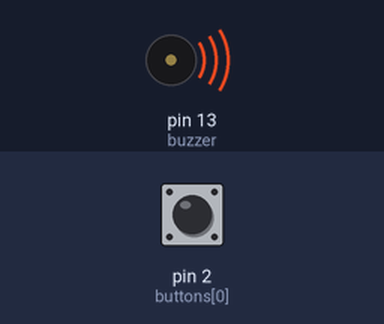
A sketch run on a simulated Arduino Uno, built with avr-gcc and run on an emulated ATmega328P. On the bench: buzzer (waves = sounding). Inputs (shaded band) come from the test bench; at power-on: pin 2 (buttons[0]) HIGH.

Above: at 0.1 s.
Timing chart, 0 to 1.6 s (numbered marks = the images above):
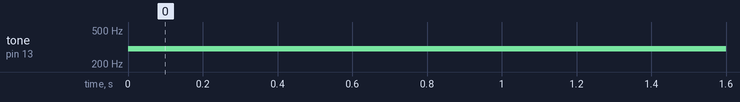

Measured:
- by itself, tone on pin 13 (buzzer): silent → 300 Hz at 0.00 s

The sketch:

piano_using_arduino.ino
```cpp
int buttons[] = {2, 3, 4, 5, 6, 7, 8, 9};
int frequencies[] = {300, 400, 500, 600, 700, 800, 900, 1000};
int buzzer = 13;

void setup() {
  for (int i = 0; i < 8; i++) {
    pinMode(buttons[i], INPUT_PULLUP);  // Enable internal pull-up resistors
  }
  pinMode(buzzer, OUTPUT);
}

void loop() {
  bool tonePlayed = false;

  for (int i = 0; i < 8; i++) {
    if (digitalRead(buttons[i]) == HIGH) {  // Button pressed
      tone(buzzer, frequencies[i], 100);
      tonePlayed = true;
      break;  // Play only one tone at a time
    }
  }

  if (!tonePlayed) {
    noTone(buzzer);  // Stop buzzer if no button is pressed
  }

  delay(50);  // Small debounce delay
}
```
